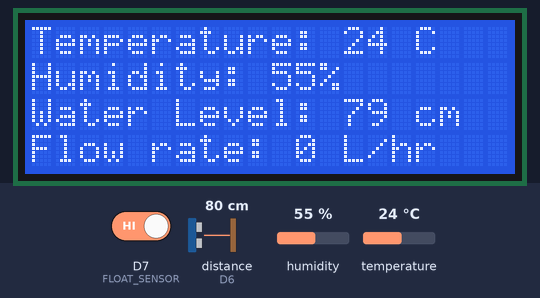
Bench run of a sketch on a simulated ESP8266 (NodeMCU). Parts: 20×4 character LCD. The test bench sets the inputs (shaded band); at power-on: distance to the obstacle (sensor on D6) 80 cm, humidity 55 %, temperature 24 °C, D7 (FLOAT_SENSOR) HIGH. The echo pulse lasts 58.3 µs per cm; WiFi joins after 1.5 s; servers stay silent unless stated; no MQTT or app messages arrive unless stated; what the sketch prints to the serial monitor is not drawn.

Above: at 8.8 s.
8.9 s: distance to the obstacle (sensor on D6) set to 2 cm
At 17.8 s:
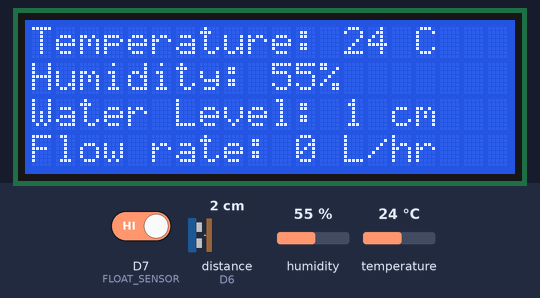
18.8 s: humidity set to 22 %
At 27.0 s:
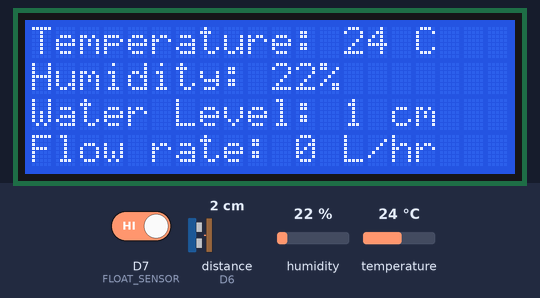
27.9 s: temperature set to 12 °C
At 36.1 s:
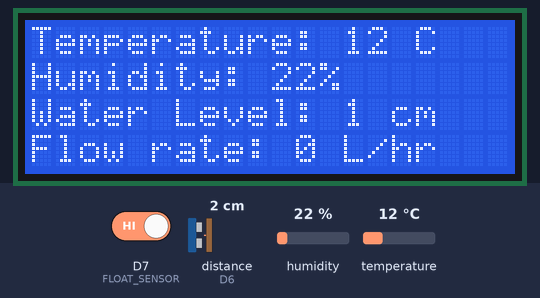
37.0 s: distance to the obstacle (sensor on D6) set to 4 cm
55.2 s: humidity set to 40 %
At 63.6 s:
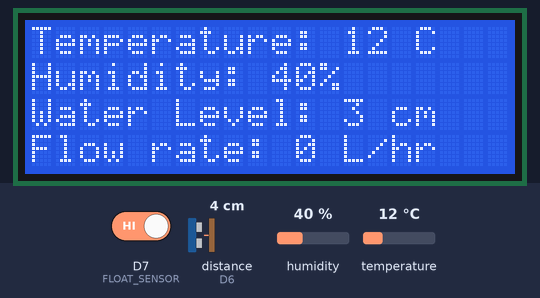
Timing chart, 0 to 65.1 s (numbered marks = the images above; inputs shaded):
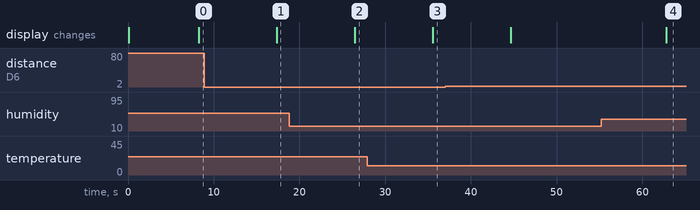

The sketch:

final.ino
```cpp
#include <Wire.h>
 #include <ESP8266WiFi.h>
#include <LiquidCrystal_I2C.h>
#include "Adafruit_MQTT.h"
#include "Adafruit_MQTT_Client.h"

#include "DHT.h"        // including the library of DHT11 temperature and humidity sensor
#define DHTTYPE DHT11   // DHT 11

LiquidCrystal_I2C lcd(0x27, 20, 4);  // set the LCD address to 0x27 for a 16 chars and 2 line display

#define WLAN_SSID       "SLT-4G_108644"
#define WLAN_PASS       "0767797972"

#define AIO_SERVER      "io.adafruit.com"
#define AIO_SERVERPORT  1883                   // use 8883 for SSL
#define AIO_USERNAME    "Pravana"
#define AIO_KEY         "5f69041f36304bacaa9e9233be75ffb4"

#define dht_dpin D3
#define trigPin  D5
#define echoPin  D6
#define FLOAT_SENSOR  D7     // the number of the pushbutton pin

volatile int flow_frequency; // Measures flow sensor pulses
unsigned int onehour; // Calculated litres/hour
#define  flowsensor D0 // Sensor Input
unsigned long currentTime;
unsigned long cloopTime;

DHT dht(dht_dpin, DHTTYPE);
WiFiClient client;

Adafruit_MQTT_Client mqtt(&client, AIO_SERVER, AIO_SERVERPORT, AIO_USERNAME, AIO_KEY);

Adafruit_MQTT_Publish temp = Adafruit_MQTT_Publish(&mqtt, AIO_USERNAME "/feeds/temp");
Adafruit_MQTT_Publish hum = Adafruit_MQTT_Publish(&mqtt, AIO_USERNAME "/feeds/hum");
Adafruit_MQTT_Publish water_level = Adafruit_MQTT_Publish(&mqtt, AIO_USERNAME "/feeds/water_level");
Adafruit_MQTT_Publish float_level = Adafruit_MQTT_Publish(&mqtt, AIO_USERNAME "/feeds/float_level");
Adafruit_MQTT_Publish flow_rate = Adafruit_MQTT_Publish(&mqtt, AIO_USERNAME "/feeds/flow_rate");

int t, h;
long duration;
int distance;
int alert;

void MQTT_connect();

void flow () {
  flow_frequency++;
}

void setup() {
  Serial.begin(115200);
  delay(10);

  lcd.init();
  lcd.backlight();
  lcd.setCursor(1, 0);
  lcd.print("FLOOD DETECTION");
  lcd.setCursor(4, 1);
  lcd.print("SYSTEM");
  delay(500);

  dht.begin();

  pinMode(trigPin, OUTPUT); // Sets the trigPin as an Output
  pinMode(echoPin, INPUT); // Sets the echoPin as an Input


  pinMode(FLOAT_SENSOR, INPUT_PULLUP);
  pinMode(flowsensor, INPUT);
  digitalWrite(flowsensor, HIGH); // Optional Internal Pull-Up
  attachInterrupt(0, flow, RISING); // Setup Interrupt
  sei(); // Enable interrupts
  currentTime = millis();
  cloopTime = currentTime;
  Serial.println(F("Adafruit MQTT demo"));

  // Connect to WiFi access point.
  Serial.println(); Serial.println();
  Serial.print("Connecting to ");
  Serial.println(WLAN_SSID);

  WiFi.begin(WLAN_SSID, WLAN_PASS);
  while (WiFi.status() != WL_CONNECTED) {
    delay(500);
    Serial.print(".");
  }
  Serial.println();

  Serial.println("WiFi connected");
  Serial.println("IP address: "); Serial.println(WiFi.localIP());

}

uint32_t x = 0;

void loop() {

  MQTT_connect();

  dh11();

  zonar();

  float_switch();

  water_flow();

  lcd.clear();
  lcd.setCursor(0, 0);
  lcd.print("Temperature: ");
  lcd.print(t);
  lcd.print(" C");
  lcd.setCursor(0, 1);
  lcd.print("Humidity: ");
  lcd.print(h);
  lcd.print("%");
  lcd.setCursor(0, 2);
  lcd.print("Water Level: ");
  lcd.print(distance);
  lcd.print(" cm");
  lcd.setCursor(0, 3);
  lcd.print("Flow rate: ");
  lcd.print(onehour);
  lcd.print(" L/hr");


  // tmp
  Serial.print(F("\nSending Temp "));
  Serial.print(t);
  Serial.print("...");
  if (! temp.publish(t)) {
    Serial.println(F("Failed"));
  } else {
    Serial.println(F("OK!"));
  }

  //humidity
  Serial.print(F("\nSending Hum  "));
  Serial.print(h);
  Serial.print("...");
  if (! hum.publish(h)) {
    Serial.println(F("Failed"));
  } else {
    Serial.println(F("OK!"));
  }

  //sonar
  Serial.print(F("\nSending Water Level  "));
  Serial.print(distance);
  Serial.print("...");
  if (! water_level.publish(distance)) {
    Serial.println(F("Failed"));
  } else {
    Serial.println(F("OK!"));
  }


  //float
  Serial.print(F("\nSending float Level  "));
  Serial.print(alert);
  Serial.print("...");
  if (! float_level.publish(alert)) {
    Serial.println(F("Failed"));
  } else {
    Serial.println(F("OK!"));
  }

   //water-flow
  Serial.print(F("\nSending water flow  "));
  Serial.print(onehour);
  Serial.print("...");
  if (! flow_rate.publish(onehour)) {
    Serial.println(F("Failed"));
  } else {
    Serial.println(F("OK!"));
  }

  delay(3000);
}


void water_flow() {
  currentTime = millis();
  // Every second, calculate and print litres/hour
  if (currentTime >= (cloopTime + 1000))
  {
    cloopTime = currentTime; // Updates cloopTime
    // Pulse frequency (Hz) = 7.5Q, Q is flow rate in L/min.
    onehour = (flow_frequency * 60 / 7.5); // (Pulse frequency x 60 min) / 7.5Q = flowrate in L/hour
    flow_frequency = 0; // Reset Counter
    Serial.print(onehour, DEC); // Print litres/hour
    Serial.println(" L/hour");
  }
  delay(1000);
}
void dh11() {
  h = dht.readHumidity();
  t = dht.readTemperature();
  Serial.print("Current humidity = ");
  Serial.print(h);
  Serial.print("%  ");
  Serial.print("temperature = ");
  Serial.print(t);
  Serial.println("C  ");
  delay(3000);
}

void zonar() {
  // Clears the trigPin
  digitalWrite(trigPin, LOW);
  delayMicroseconds(2);
  // Sets the trigPin on HIGH state for 10 micro seconds
  digitalWrite(trigPin, HIGH);
  delayMicroseconds(10);
  digitalWrite(trigPin, LOW);
  // Reads the echoPin, returns the sound wave travel time in microseconds
  duration = pulseIn(echoPin, HIGH);
  // Calculating the distance
  distance = duration * 0.034 / 2;
  // Prints the distance on the Serial Monitor
  Serial.print("Distance: ");
  Serial.print(distance);
  Serial.println("cm");
  delay(2000);
}


void float_switch() {
  if (digitalRead(FLOAT_SENSOR) == LOW)
  {
    // turn LED on:
    Serial.println("on");
    alert = 0;
  }
  else
  {
    // turn LED off:
    Serial.println("off");
    alert = 1;
  }
}


void MQTT_connect() {
  int8_t ret;

  // Stop if already connected.
  if (mqtt.connected()) {
    return;
  }

  Serial.print("Connecting to MQTT... ");

  uint8_t retries = 3;
  while ((ret = mqtt.connect()) != 0) { // connect will return 0 for connected
    Serial.println(mqtt.connectErrorString(ret));
    Serial.println("Retrying MQTT connection in 5 seconds...");
    mqtt.disconnect();
    delay(5000);  // wait 5 seconds
    retries--;
    if (retries == 0) {
      // basically die and wait for WDT to reset me
      while (1);
    }
  }
  Serial.println("MQTT Connected!");
}
```

Measured:
- after the input at 8.9 s, the display: changes after 8.4 s (image 1)
- after the input at 18.8 s, the display: changes after 7.6 s (image 2)
- after the input at 27.9 s, the display: changes after 7.6 s (image 3)
- after the input at 55.2 s, the display: changes after 7.6 s (image 4)
